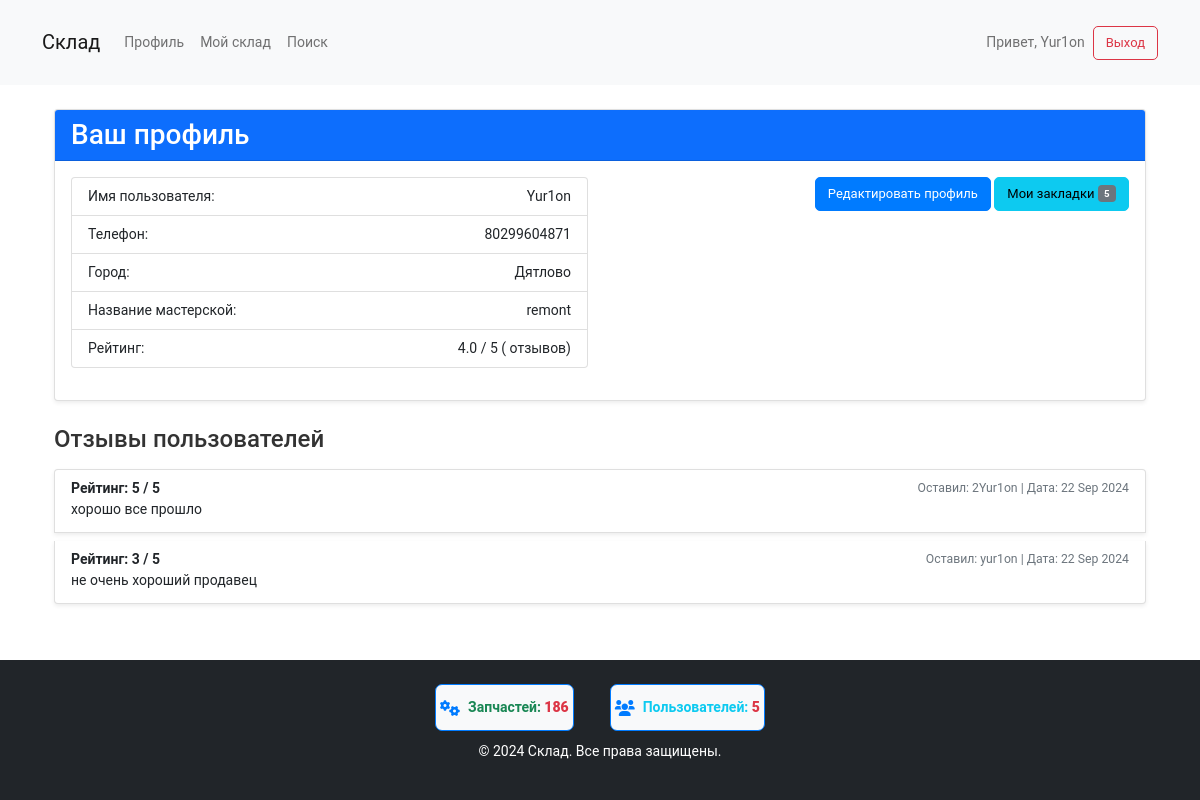
/profile/ (signed in), run on the app's committed database.
### user_profile/models.py (models this page shows, shortened)
class Profile(models.Model):
    user = models.OneToOneField(User, on_delete=models.CASCADE)
    phone = models.CharField(max_length=15)
    region = models.CharField(max_length=100, choices=BELARUS_REGIONS, blank=True, null=True)  # Область
    city = models.CharField(max_length=100, blank=True, null=True)
    workshop_name = models.CharField(max_length=100, blank=True, null=True)  # Добавляем поле мастерской
    @property
    def average_rating(self):
        reviews = self.user.received_reviews.all()
        if reviews.exists():
            return sum(review.rating for review in reviews) / reviews.count()
        return 5  # Возвращаем 5, если нет отзывов

class Review(models.Model):
    user = models.ForeignKey(User, on_delete=models.CASCADE, related_name='received_reviews')
    reviewer = models.ForeignKey(User, on_delete=models.CASCADE, related_name='given_reviews')
    rating = models.PositiveSmallIntegerField()  # Рейтинг от 1 до 5
    comment = models.TextField(null=True, blank=True)
    created_at = models.DateTimeField(auto_now_add=True)

### user_profile/views.py (the view)
# urls.py: path('profile/', views.profile, name='profile'),
@login_required
def profile(request):
    edit_mode = request.GET.get('edit') == 'true'
    reviews = Review.objects.filter(user=request.user).order_by('-created_at')
    bookmarks = request.user.bookmarks.all()
    bookmarks_count = bookmarks.count()  # Подсчитываем количество закладок
    if request.method == 'POST':
        form = ProfileForm(request.POST, instance=request.user.profile)
        if form.is_valid():
            form.save()
            return redirect('profile')
    else:
        form = ProfileForm(instance=request.user.profile)
    return render(request, 'user_profile/profile.html', {
        'form': form,
        'edit_mode': edit_mode,
        'reviews': reviews,  # Передаем отзывы в шаблон
        'bookmarks': bookmarks,  # Передаем закладки в шаблон
        'bookmarks_count': bookmarks_count  # Передаем количество закладок в шаблон
    })

### warehouse/context_processors.py (called while the page is built)
def counts(request):
    return {
        'part_count': Part.objects.count(),
        'user_count': User.objects.count(),
    }

### user_profile/templates/user_profile/profile.html (shortened to what this page needs)
{% extends 'warehouse/base.html' %}
{% block content %}
{% load static %}
{% load widget_tweaks %}
<div class="container profile-page my-4">
    <div class="card mb-4 shadow-sm">
        <div class="card-header bg-primary text-white">
            <h3 class="mb-0">Ваш профиль</h3>
        </div>
        <div class="card-body">
            {% if edit_mode %}
                <form method="post" class="form">
                    {% csrf_token %}
                    <div class="form-group mb-3">
                        <label for="phone" class="form-label">Телефон:</label>
                        {{ form.phone|add_class:"form-control" }}
                    </div>
                    <div class="form-group mb-3">
                        <label for="region" class="form-label">Область:</label>
                        <select id="id_region" name="region" class="form-control">
                            <option value="">Выберите область</option>
                            {% for region in form.region.field.choices %}
                                <option value="{{ region.0 }}" {% if region.0 == form.region.value %}selected{% endif %}>
                                    {{ region.1 }}
                                </option>
                            {% endfor %}
                        </select>
                    </div>
                    <div class="form-group mb-3">
                        <label for="city" class="form-label">Город:</label>
                        <select id="id_city" name="city" class="form-control">
                            <option value="">Выберите город</option>
                        </select>
                    </div>
                    <div class="form-group mb-3">
                        <label for="workshop_name" class="form-label">Название мастерской:</label>
                        {{ form.workshop_name|add_class:"form-control" }}
                    </div>
                    <div class="d-flex justify-content-between">
                        <button type="submit" class="btn btn-success">Сохранить изменения</button>
                        <a href="{% url 'profile' %}" class="btn btn-secondary">Отменить</a>
                    </div>
                </form>
            {% else %}
                <div class="row">
                    <div class="col-md-6">
                        <ul class="list-group mb-3">
                            <li class="list-group-item d-flex justify-content-between">
                                <span>Имя пользователя:</span> <span>{{ user.username }}</span>
                            </li>
                            <li class="list-group-item d-flex justify-content-between">
                                <span>Телефон:</span> <span>{{ user.profile.phone }}</span>
                            </li>
                            <li class="list-group-item d-flex justify-content-between">
                                <span>Город:</span> <span>{{ user.profile.city }}</span>
                            </li>
                            <li class="list-group-item d-flex justify-content-between">
                                <span>Название мастерской:</span> <span>{{ user.profile.workshop_name|default:"Не указано" }}</span>
                            </li>
                            <li class="list-group-item d-flex justify-content-between">
                                <span>Рейтинг:</span>
                                <span>
                                    {% if user.profile.average_rating %}
                                        {{ user.profile.average_rating|floatformat:1 }} / 5 ({{ user.profile.received_reviews.count }} отзывов)
                                    {% else %}
                                        0 / 5 (0 отзывов)
                                    {% endif %}
                                </span>
                            </li>
                        </ul>
                    </div>
                    <div class="col-md-6 text-end">
                        <a href="?edit=true" class="btn btn-primary">Редактировать профиль</a>
                                <a href="{% url 'bookmarks' %}" class="btn btn-info">
            Мои закладки
            <span class="badge bg-secondary">{{ bookmarks_count }}</span>
        </a>
                    </div>
                </div>
            {% endif %}
        </div>
    </div>
    {% if not edit_mode %}
        <div class="reviews-section mb-4">
            <h4 class="mb-3">Отзывы пользователей</h4>
            <div class="list-group">
                {% for review in reviews %}
                    <div class="list-group-item list-group-item-action mb-2 shadow-sm">
                        <div class="d-flex justify-content-between">
                            <strong>Рейтинг: {{ review.rating }} / 5</strong>
                            <small class="text-muted">Оставил: {{ review.reviewer.username }} | Дата: {{ review.created_at|date:"d M Y" }}</small>
                        </div>
                        <p class="mb-1 text-truncate" title="{{ review.comment }}">{{ review.comment }}</p>
                    </div>
                {% empty %}
                    <p class="text-muted">Нет отзывов</p>
                {% endfor %}
            </div>
        </div>
    {% endif %}
</div>
{% endblock %}

### warehouse/templates/warehouse/base.html (shortened to what this page needs)
<!DOCTYPE html>
<html lang="ru">
<head>
    {% load static %}
    <link href="https://cdn.jsdelivr.net/npm/bootstrap@5.1.3/dist/css/bootstrap.min.css" rel="stylesheet">
    <link rel="stylesheet" href="https://cdnjs.cloudflare.com/ajax/libs/font-awesome/6.0.0-beta3/css/all.min.css">
    <link rel="stylesheet" href="{% static 'css/styles.css' %}">
</head>
<body>
    <header class="header bg-light py-3 mb-4">
        <div class="container">
            <nav class="navbar navbar-expand-lg navbar-light">
                <a class="navbar-brand" href="{% url 'home' %}">Склад</a>
                <div class="collapse navbar-collapse" id="navbarNav">
                    <ul class="navbar-nav me-auto">
                        {% if user.is_authenticated %}
                            <li class="nav-item"><a class="nav-link" href="{% url 'profile' %}">Профиль</a></li>
                            <li class="nav-item"><a class="nav-link" href="{% url 'warehouse' %}">Мой склад</a></li>
                        {% endif %}
                        <li class="nav-item"><a class="nav-link" href="{% url 'search' %}">Поиск</a></li>
                    </ul>
                    {% if user.is_authenticated %}
                        <span class="navbar-text ms-3">Привет, {{ user.username }}</span>
                        <a class="btn btn-outline-danger ms-2" href="{% url 'logout' %}">Выход</a>
                    {% else %}
                        <a class="btn btn-outline-primary ms-2" href="{% url 'login' %}">Вход</a>
                        <a class="btn btn-outline-secondary ms-2" href="{% url 'register' %}">Регистрация</a>
                    {% endif %}
                </div>
            </nav>
        </div>
    </header>
    <div class="container mt-4">
        {% block content %}{% endblock %}
    </div>
    <footer class="footer bg-dark text-white py-4 mt-5">
        <div class="container">
            <div class="counter-group">
                <div class="counter">
                    <i class="fas fa-cogs"></i>
                    <span class="navbar-text text-success fw-bold">Запчастей: <strong class="text-danger">{{ part_count }}</strong></span>
                </div>
                <div class="counter">
                    <i class="fas fa-users"></i>
                    <span class="navbar-text text-info fw-bold">Пользователей: <strong class="text-danger">{{ user_count }}</strong></span>
                </div>
            </div>
            <p class="text-center">&copy; 2024 Склад. Все права защищены.</p>
        </div>
    </footer>
</body>
</html>

### static/css/styles.css (style rules this page uses)
body { margin: 0; padding: 0; color: #333; font-family: 'Roboto', sans-serif; font-size: 14px; line-height: 21px; position: relative; }
.btn { padding: 6px 12px; font-size: 13px; line-height: 20px; border-radius: 5px; text-align: center; display: inline-block; cursor: pointer; }
.btn-primary { background-color: #007bff; border: 1px solid #007bff; color: white; }

### warehouse/templates/warehouse/base.html (style rules this page uses)
.counter { border: 1px solid #007bff; border-radius: 7px; padding: 4px; margin: 0 8px; display: flex; align-items: center; background-color: #f8f9fa; }
.counter i { font-size: 1rem; margin-right: 8px; color: #007bff; }
.footer .counter-group { display: flex; justify-content: center; gap: 20px; margin-bottom: 10px; }

### data on the page
Review: rating "5", reviewer.username "2Yur1on", created_at "22 Sep 2024", comment "хорошо все прошло"
Review: rating "3", reviewer.username "yur1on", created_at "22 Sep 2024", comment "не очень хороший продавец"

### other printed values
{{ user.username }} "Yur1on"
{{ user.profile.phone }} "80299604871"
{{ user.profile.city }} "Дятлово"
{{ user.profile.workshop_name|default:"Не указано" }} "remont"
{{ user.profile.average_rating|floatformat:1 }} "4.0"
{{ bookmarks_count }} "5"
{{ part_count }} "186"
{{ user_count }} "5"
